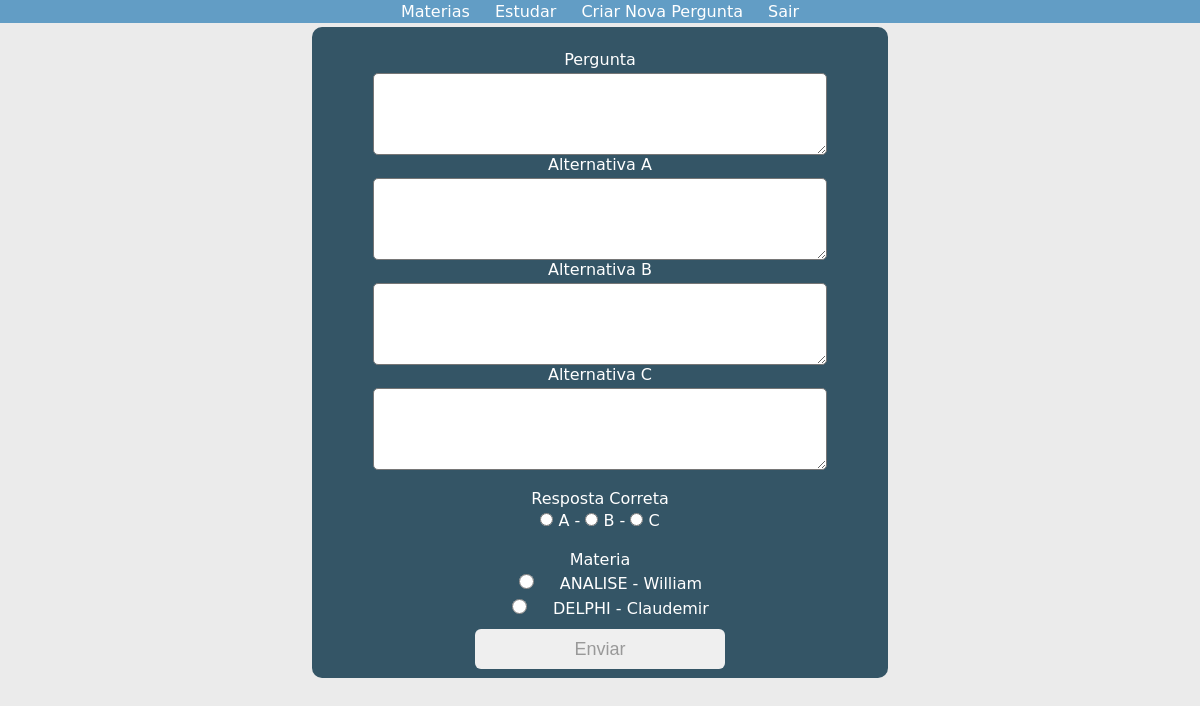
Page /cadastrar_pergunta.php (signed in) on the committed database.
### tables this page shows
CREATE TABLE IF NOT EXISTS `materias` (
  `cod_materia` int(11) NOT NULL AUTO_INCREMENT,
  `nome_materia` varchar(30) NOT NULL,
  PRIMARY KEY (`cod_materia`)
);

### views/cadastrar_pergunta.php (the view, shortened to what this page needs)
<?php
	include("header.php");
?>
<div id="menu">
			<?php
                include("includes/menu.php");
            ?>
</div>
<div id="principal">
	<?php
		if($nivel == 2 || $nivel == 3){
	?>
<div class="cadastrar">
	<form action="cadastrar_pergunta.php?acao=cadastrarPergunta" method="post" name="enviar" ><br>
		<label>Pergunta</label><br>
		<textarea rows="5" cols="80%" name="pergunta" id="pergunta" value="" maxlength="300"></textarea><br>
		<label>Alternativa A</label><br>
		<textarea rows="5" cols="80%" name="alternativaA" class="alternativa" maxlength="300"></textarea><br>
		<label>Alternativa B</label><br>
		<textarea rows="5" cols="80%" name="alternativaB" class="alternativa" maxlength="300"></textarea><br>
		<label>Alternativa C</label><br>
		<textarea rows="5" cols="80%" name="alternativaC" class="alternativa" maxlength="300"></textarea><br>
		<input type="text" name="usuario" id="usuario" value="<?php echo $usuario; ?>" hidden></textarea><br>
		Resposta Correta<br>
		<input type="radio" name="certa" id="A" value="A"> A  -
		<input type="radio" name="certa" id="B" value="B"> B  -
		<input type="radio" name="certa" id="C" value="C"> C<br><br>
		Materia<br>
		<?php
			$conectar=new DB;
			$conexao=$conectar->conectar();
			$sql = mysqli_query($conexao, "SELECT * FROM materias");
			while($row=mysqli_fetch_array($sql)){
				$cod=$row['cod_materia'];
				$nome=$row['nome_materia'];
			echo '<input type="radio" name="materia" class="materias" value="'.$cod.'">'.'  '.$nome.'<br>';
			}
		?>
		<input type="submit" class="sb bradius" value="Enviar"/>
	</form>
</div>
		<?php
		} ?>
</div>
</body>
</html>

### css/estilos.css (style rules this page uses)
* { margin:0; padding:0; outline:none; list-style:none; }
body,#principal { font-family: "Lucida Grande", "Lucida Sans Unicode", "Lucida Sans", "DejaVu Sans", Verdana, sans-serif ; background-color: #EBEBEB; margin:0 auto; }
#principal { width:80%; }
.materias { text-align: right; width: 10%; height: 15px; clear: both; background-color: transparent; position: relative; white-space: nowrap; }
.bradius { border-radius: 6px; -wekit-border-radius: 6px; -moz-border-radius: 6px; }
input,textarea { margin: 5px auto; font-size:14px; }
.sb { display: block; border: none; width: 250px; height: 40px; margin-top: 10px; cursor: pointer; font-size: 18px; color: #999; }
.cadastrar { margin:4px auto 0 auto; width:60%; background-color:#345566; border-radius:10px; text-align:center; color:#ffffff; vertical-align:middle; }
.alternativa,#pergunta { margin:4px auto 0 auto; width:80%; border-radius:5px; }
form { margin:0; padding:4px; }

### rows in the picture
materias: nome_materia "ANALISE - William"
materias: nome_materia "DELPHI - Claudemir"
